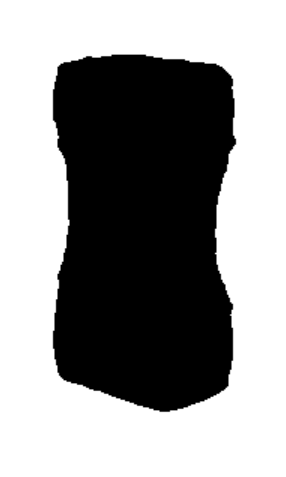
#> input picture 57086256-width-height-concave-blob/1.png, 286 x 477 px
$ python find_width_height_concave_shaped_blob.py
#> lines starting #> are read from the running program, lines starting #| are printed output that depends on the picture; after the words box and inside, x2 and y2 are one past the last pixel; in counts of white or black regions, pixels touching at a corner belong together
import cv2
import numpy as np

image = cv2.imread('1.png')
#> image is the input picture: shape (477, 286, 3); min 0, max 255, mean 149
inverted = 255 - image.copy()
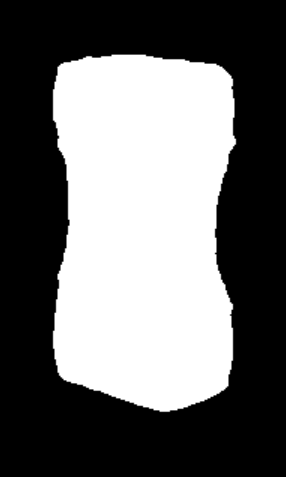
#> inverted: shape (477, 286, 3); min 0, max 255, mean 106
gray = cv2.cvtColor(image, cv2.COLOR_BGR2GRAY)
gray = 255 - gray

cnts = cv2.findContours(gray, cv2.RETR_EXTERNAL, cv2.CHAIN_APPROX_SIMPLE)
#> cnts = 1 contour; box (x1, y1, x2, y2) and area: (52, 54, 237, 413) 57122
cnts = cnts[0] if len(cnts) == 2 else cnts[1]

for c in cnts:
    M = cv2.moments(c)
    cX = int(M["m10"] / M["m00"])
    cY = int(M["m01"] / M["m00"])

    cv2.circle(inverted, (cX, cY), 5, (36, 255, 12), -1)
    inverted[cY][:] = (36, 255, 12)
    inverted[:, cX] = (36, 255, 12)
    row_pixels = cv2.countNonZero(gray[cY][:])
    column_pixels = cv2.countNonZero(gray[:, cX])
#> this loop made 1 pass
#> (cX, cY, row_pixels, column_pixels) on pass 1: (143, 228, 150, 354)
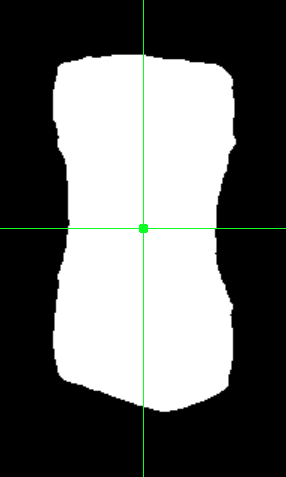
#> inverted: shape (477, 286, 3); 0.6% of pixels changed, all inside (x1, y1, x2, y2) = (0, 0, 286, 477)

print('row', row_pixels)
#| row 150
print('column', column_pixels)
#| column 354
cv2.imshow('inverted', inverted)
cv2.imwrite('inverted.png', image)
cv2.waitKey(0)
